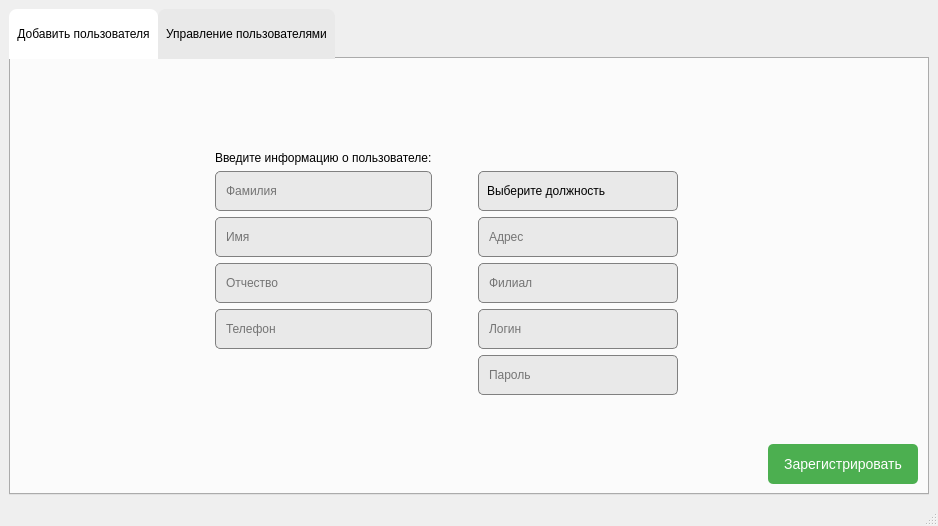
<?xml version="1.0" encoding="UTF-8"?>
<ui version="4.0">
 <class>AdminWindow</class>
 <widget class="QMainWindow" name="AdminWindow">
  <property name="geometry">
   <rect>
    <x>0</x>
    <y>0</y>
    <width>938</width>
    <height>526</height>
   </rect>
  </property>
  <property name="windowTitle">
   <string>MainWindow</string>
  </property>
  <widget class="QWidget" name="centralwidget">
   <layout class="QHBoxLayout" name="horizontalLayout">
    <item>
     <layout class="QVBoxLayout" name="verticalLayout">
      <item>
       <widget class="QTabWidget" name="tabWidget">
        <property name="styleSheet">
         <string notr="true">QTabBar::tab { 
	font: 500 8pt &quot;Montserrat Medium&quot;;
    background:	#e9e9e9;
    border-top-left-radius: 8px;
    border-top-right-radius: 8px;
	height: 34 px;
	padding: 8px;
}

QTabBar::tab:selected {
    background-color: white;
}

</string>
        </property>
        <property name="currentIndex">
         <number>0</number>
        </property>
        <property name="iconSize">
         <size>
          <width>40</width>
          <height>40</height>
         </size>
        </property>
        <widget class="QWidget" name="AddUserTab">
         <attribute name="title">
          <string>Добавить пользователя</string>
         </attribute>
         <layout class="QHBoxLayout" name="horizontalLayout_3">
          <item>
           <layout class="QGridLayout" name="gridLayout_2">
            <item row="3" column="4">
             <spacer name="horizontalSpacer_4">
              <property name="orientation">
               <enum>Qt::Horizontal</enum>
              </property>
              <property name="sizeType">
               <enum>QSizePolicy::Minimum</enum>
              </property>
              <property name="sizeHint" stdset="0">
               <size>
                <width>40</width>
                <height>20</height>
               </size>
              </property>
             </spacer>
            </item>
            <item row="5" column="3">
             <widget class="QLineEdit" name="LoginLine">
              <property name="minimumSize">
               <size>
                <width>0</width>
                <height>40</height>
               </size>
              </property>
              <property name="styleSheet">
               <string notr="true">QLineEdit {
	font: 500 9pt &quot;Montserrat Medium&quot;;
   background: #e9e9e9;
	border-radius: 5px;
	padding: 8px;
	border: 1px solid gray;
}

QLineEdit:focus {
    border-color: #5fbaeb;
}
</string>
              </property>
              <property name="maxLength">
               <number>40</number>
              </property>
              <property name="placeholderText">
               <string>Логин</string>
              </property>
             </widget>
            </item>
            <item row="2" column="3">
             <widget class="QComboBox" name="Post">
              <property name="sizePolicy">
               <sizepolicy hsizetype="Preferred" vsizetype="Minimum">
                <horstretch>0</horstretch>
                <verstretch>0</verstretch>
               </sizepolicy>
              </property>
              <property name="minimumSize">
               <size>
                <width>200</width>
                <height>40</height>
               </size>
              </property>
              <property name="styleSheet">
               <string notr="true">QComboBox {
	font: 500 9pt &quot;Montserrat Medium&quot;;
   background: #e9e9e9;
	border-radius: 5px;
	padding: 8px;
	border: 1px solid gray;
}

QComboBox:editable {
    background: #5fbaeb;
}

QComboBox:!editable:on, QComboBox::drop-down:editable:on {
    background: #cdcdcd;
}

QComboBox::drop-down {
	subcontrol-origin: padding;
	subcontrol-position: top right;
	width: 25px;
	border-left-width: 1px;
}

QComboBox::down-arrow {
   image: url(:/images/resources/CheckMark.png);
	width: 12px;
	height: 12px;
}
QComboBox QAbstractItemView::item {
height: 40px;
}
</string>
              </property>
              <property name="placeholderText">
               <string>Выберите должность</string>
              </property>
              <item>
               <property name="text">
                <string>Администратор</string>
               </property>
              </item>
              <item>
               <property name="text">
                <string>Агент</string>
               </property>
              </item>
              <item>
               <property name="text">
                <string>Бухгалтер</string>
               </property>
              </item>
             </widget>
            </item>
            <item row="0" column="2">
             <spacer name="verticalSpacer">
              <property name="orientation">
               <enum>Qt::Vertical</enum>
              </property>
              <property name="sizeType">
               <enum>QSizePolicy::MinimumExpanding</enum>
              </property>
              <property name="sizeHint" stdset="0">
               <size>
                <width>20</width>
                <height>50</height>
               </size>
              </property>
             </spacer>
            </item>
            <item row="4" column="3">
             <widget class="QLineEdit" name="Branch">
              <property name="sizePolicy">
               <sizepolicy hsizetype="Expanding" vsizetype="Minimum">
                <horstretch>0</horstretch>
                <verstretch>0</verstretch>
               </sizepolicy>
              </property>
              <property name="minimumSize">
               <size>
                <width>200</width>
                <height>40</height>
               </size>
              </property>
              <property name="styleSheet">
               <string notr="true">QLineEdit {
	font: 500 9pt &quot;Montserrat Medium&quot;;
   background: #e9e9e9;
	border-radius: 5px;
	padding: 8px;
	border: 1px solid gray;
}

QLineEdit:focus {
    border-color: #5fbaeb;
}
</string>
              </property>
              <property name="maxLength">
               <number>100</number>
              </property>
              <property name="placeholderText">
               <string>Филиал</string>
              </property>
             </widget>
            </item>
            <item row="7" column="2">
             <spacer name="verticalSpacer_2">
              <property name="orientation">
               <enum>Qt::Vertical</enum>
              </property>
              <property name="sizeType">
               <enum>QSizePolicy::MinimumExpanding</enum>
              </property>
              <property name="sizeHint" stdset="0">
               <size>
                <width>20</width>
                <height>40</height>
               </size>
              </property>
             </spacer>
            </item>
            <item row="3" column="2">
             <spacer name="horizontalSpacer_2">
              <property name="orientation">
               <enum>Qt::Horizontal</enum>
              </property>
              <property name="sizeType">
               <enum>QSizePolicy::Minimum</enum>
              </property>
              <property name="sizeHint" stdset="0">
               <size>
                <width>40</width>
                <height>20</height>
               </size>
              </property>
             </spacer>
            </item>
            <item row="2" column="1">
             <widget class="QLineEdit" name="LastName">
              <property name="sizePolicy">
               <sizepolicy hsizetype="Expanding" vsizetype="Minimum">
                <horstretch>0</horstretch>
                <verstretch>0</verstretch>
               </sizepolicy>
              </property>
              <property name="minimumSize">
               <size>
                <width>200</width>
                <height>40</height>
               </size>
              </property>
              <property name="styleSheet">
               <string notr="true">QLineEdit {
	font: 500 9pt &quot;Montserrat Medium&quot;;
   background: #e9e9e9;
	border-radius: 5px;
	padding: 8px;
	border: 1px solid gray;
}

QLineEdit:focus {
    border-color: #5fbaeb;
}
</string>
              </property>
              <property name="maxLength">
               <number>40</number>
              </property>
              <property name="placeholderText">
               <string>Фамилия</string>
              </property>
             </widget>
            </item>
            <item row="6" column="3">
             <widget class="QLineEdit" name="PasswordLine">
              <property name="minimumSize">
               <size>
                <width>0</width>
                <height>40</height>
               </size>
              </property>
              <property name="styleSheet">
               <string notr="true">QLineEdit {
	font: 500 9pt &quot;Montserrat Medium&quot;;
   background: #e9e9e9;
	border-radius: 5px;
	padding: 8px;
	border: 1px solid gray;
}

QLineEdit:focus {
    border-color: #5fbaeb;
}
</string>
              </property>
              <property name="maxLength">
               <number>40</number>
              </property>
              <property name="placeholderText">
               <string>Пароль</string>
              </property>
             </widget>
            </item>
            <item row="5" column="1">
             <widget class="PhoneEdit" name="Phone">
              <property name="sizePolicy">
               <sizepolicy hsizetype="Expanding" vsizetype="Minimum">
                <horstretch>0</horstretch>
                <verstretch>0</verstretch>
               </sizepolicy>
              </property>
              <property name="minimumSize">
               <size>
                <width>0</width>
                <height>40</height>
               </size>
              </property>
              <property name="styleSheet">
               <string notr="true">QLineEdit {
	font: 500 9pt &quot;Montserrat Medium&quot;;
   background: #e9e9e9;
	border-radius: 5px;
	padding: 8px;
	border: 1px solid gray;
}

QLineEdit:focus {
    border-color: #5fbaeb;
}
</string>
              </property>
              <property name="maxLength">
               <number>18</number>
              </property>
              <property name="placeholderText">
               <string>Телефон</string>
              </property>
             </widget>
            </item>
            <item row="4" column="0">
             <spacer name="horizontalSpacer_5">
              <property name="orientation">
               <enum>Qt::Horizontal</enum>
              </property>
              <property name="sizeType">
               <enum>QSizePolicy::Fixed</enum>
              </property>
              <property name="sizeHint" stdset="0">
               <size>
                <width>80</width>
                <height>20</height>
               </size>
              </property>
             </spacer>
            </item>
            <item row="3" column="3">
             <widget class="QLineEdit" name="Address">
              <property name="sizePolicy">
               <sizepolicy hsizetype="Expanding" vsizetype="Minimum">
                <horstretch>0</horstretch>
                <verstretch>0</verstretch>
               </sizepolicy>
              </property>
              <property name="minimumSize">
               <size>
                <width>200</width>
                <height>40</height>
               </size>
              </property>
              <property name="styleSheet">
               <string notr="true">QLineEdit {
	font: 500 9pt &quot;Montserrat Medium&quot;;
   background: #e9e9e9;
	border-radius: 5px;
	padding: 8px;
	border: 1px solid gray;
}

QLineEdit:focus {
    border-color: #5fbaeb;
}
</string>
              </property>
              <property name="maxLength">
               <number>100</number>
              </property>
              <property name="placeholderText">
               <string>Адрес</string>
              </property>
             </widget>
            </item>
            <item row="1" column="1">
             <widget class="QLabel" name="label">
              <property name="sizePolicy">
               <sizepolicy hsizetype="Preferred" vsizetype="Minimum">
                <horstretch>0</horstretch>
                <verstretch>0</verstretch>
               </sizepolicy>
              </property>
              <property name="minimumSize">
               <size>
                <width>0</width>
                <height>0</height>
               </size>
              </property>
              <property name="styleSheet">
               <string notr="true">QLabel {
	font: 500 11pt &quot;Montserrat Medium&quot;;
}
</string>
              </property>
              <property name="text">
               <string>Введите информацию о пользователе:</string>
              </property>
             </widget>
            </item>
            <item row="4" column="1">
             <widget class="QLineEdit" name="Patronymic">
              <property name="sizePolicy">
               <sizepolicy hsizetype="Expanding" vsizetype="Minimum">
                <horstretch>0</horstretch>
                <verstretch>0</verstretch>
               </sizepolicy>
              </property>
              <property name="minimumSize">
               <size>
                <width>0</width>
                <height>40</height>
               </size>
              </property>
              <property name="styleSheet">
               <string notr="true">QLineEdit {
	font: 500 9pt &quot;Montserrat Medium&quot;;
   background: #e9e9e9;
	border-radius: 5px;
	padding: 8px;
	border: 1px solid gray;
}

QLineEdit:focus {
    border-color: #5fbaeb;
}
</string>
              </property>
              <property name="maxLength">
               <number>40</number>
              </property>
              <property name="placeholderText">
               <string>Отчество</string>
              </property>
             </widget>
            </item>
            <item row="3" column="1">
             <widget class="QLineEdit" name="FirstName">
              <property name="sizePolicy">
               <sizepolicy hsizetype="Expanding" vsizetype="Minimum">
                <horstretch>0</horstretch>
                <verstretch>0</verstretch>
               </sizepolicy>
              </property>
              <property name="minimumSize">
               <size>
                <width>0</width>
                <height>40</height>
               </size>
              </property>
              <property name="styleSheet">
               <string notr="true">QLineEdit {
	font: 500 9pt &quot;Montserrat Medium&quot;;
   background: #e9e9e9;
	border-radius: 5px;
	padding: 8px;
	border: 1px solid gray;
}

QLineEdit:focus {
    border-color: #5fbaeb;
}
</string>
              </property>
              <property name="maxLength">
               <number>40</number>
              </property>
              <property name="placeholderText">
               <string>Имя</string>
              </property>
             </widget>
            </item>
            <item row="3" column="0">
             <spacer name="horizontalSpacer">
              <property name="orientation">
               <enum>Qt::Horizontal</enum>
              </property>
              <property name="sizeHint" stdset="0">
               <size>
                <width>40</width>
                <height>20</height>
               </size>
              </property>
             </spacer>
            </item>
            <item row="3" column="5">
             <spacer name="horizontalSpacer_3">
              <property name="orientation">
               <enum>Qt::Horizontal</enum>
              </property>
              <property name="sizeHint" stdset="0">
               <size>
                <width>40</width>
                <height>20</height>
               </size>
              </property>
             </spacer>
            </item>
            <item row="7" column="5">
             <layout class="QVBoxLayout" name="verticalLayout_2">
              <property name="topMargin">
               <number>0</number>
              </property>
              <item>
               <spacer name="verticalSpacer_3">
                <property name="orientation">
                 <enum>Qt::Vertical</enum>
                </property>
                <property name="sizeHint" stdset="0">
                 <size>
                  <width>20</width>
                  <height>40</height>
                 </size>
                </property>
               </spacer>
              </item>
              <item>
               <layout class="QHBoxLayout" name="horizontalLayout_4">
                <item>
                 <spacer name="horizontalSpacer_6">
                  <property name="orientation">
                   <enum>Qt::Horizontal</enum>
                  </property>
                  <property name="sizeHint" stdset="0">
                   <size>
                    <width>40</width>
                    <height>10</height>
                   </size>
                  </property>
                 </spacer>
                </item>
                <item>
                 <widget class="QPushButton" name="registrationButton">
                  <property name="sizePolicy">
                   <sizepolicy hsizetype="Minimum" vsizetype="Fixed">
                    <horstretch>0</horstretch>
                    <verstretch>0</verstretch>
                   </sizepolicy>
                  </property>
                  <property name="minimumSize">
                   <size>
                    <width>150</width>
                    <height>40</height>
                   </size>
                  </property>
                  <property name="styleSheet">
                   <string notr="true">QPushButton {
font: 500 14pt &quot;Montserrat Medium&quot;;
    background-color: #4CAF50; 
    color: white; 
    border: none;
    font-size: 14px;
    border-radius: 5px; 
}
QPushButton:hover {
    background-color: #45a049;
}
QPushButton:pressed {
    background-color: #357a38; 
}</string>
                  </property>
                  <property name="text">
                   <string>Зарегистрировать</string>
                  </property>
                 </widget>
                </item>
               </layout>
              </item>
             </layout>
            </item>
           </layout>
          </item>
         </layout>
        </widget>
        <widget class="QWidget" name="tab_8">
         <attribute name="title">
          <string>Управление пользователями</string>
         </attribute>
         <layout class="QHBoxLayout" name="horizontalLayout_2">
          <item>
           <widget class="QStackedWidget" name="stackedWidgetUserManagement">
            <widget class="QWidget" name="page"/>
            <widget class="QWidget" name="page_2"/>
           </widget>
          </item>
         </layout>
        </widget>
       </widget>
      </item>
     </layout>
    </item>
   </layout>
  </widget>
  <widget class="QMenuBar" name="menubar">
   <property name="geometry">
    <rect>
     <x>0</x>
     <y>0</y>
     <width>938</width>
     <height>21</height>
    </rect>
   </property>
  </widget>
  <widget class="QStatusBar" name="statusbar"/>
 </widget>
 <customwidgets>
  <customwidget>
   <class>PhoneEdit</class>
   <extends>QLineEdit</extends>
   <header>phoneedit.h</header>
  </customwidget>
 </customwidgets>
 <tabstops>
  <tabstop>tabWidget</tabstop>
  <tabstop>LastName</tabstop>
  <tabstop>FirstName</tabstop>
  <tabstop>Patronymic</tabstop>
  <tabstop>Phone</tabstop>
  <tabstop>Post</tabstop>
  <tabstop>Address</tabstop>
  <tabstop>Branch</tabstop>
  <tabstop>LoginLine</tabstop>
  <tabstop>PasswordLine</tabstop>
  <tabstop>registrationButton</tabstop>
 </tabstops>
 <resources/>
 <connections/>
</ui>
